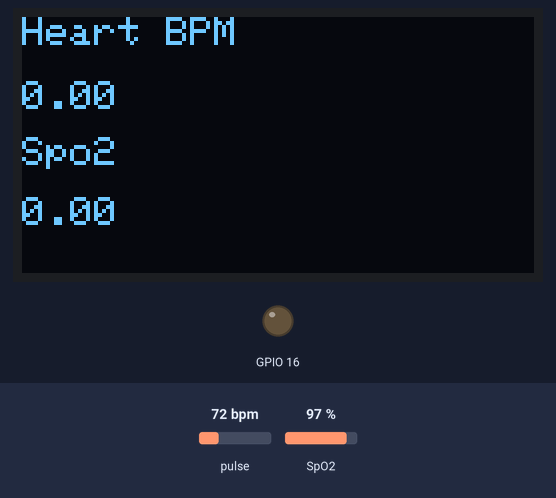
Recording of a sketch running on a simulated ESP8266 (NodeMCU). Parts: 128×64 one-colour display, output pins drawn as LEDs (lit = HIGH). The inputs (shaded band) are chosen by the test bench; at power-on: pulse 72 bpm, SpO2 97 %. WiFi joins after 1.5 s; servers stay silent unless stated; the local clock reads 2024-03-15 10:24:30 at power-on unless the sketch sets it; no MQTT or app messages arrive unless stated; what the sketch prints to the serial monitor is not drawn.

Above: at 1.7 s.
2.8 s: pulse set to 42 bpm
At 5.55 s:
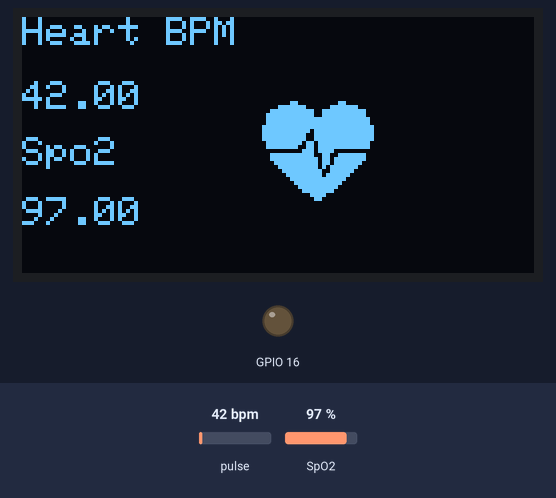
5.8 s: SpO2 set to 80 %
At 7.3 s:
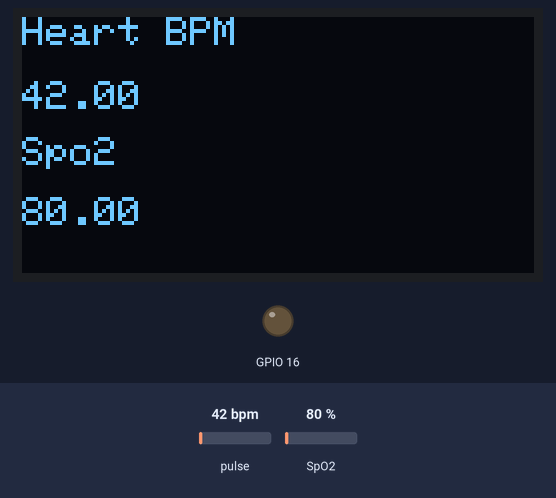
10.3 s: pulse set to 70 bpm
At 12.5 s:
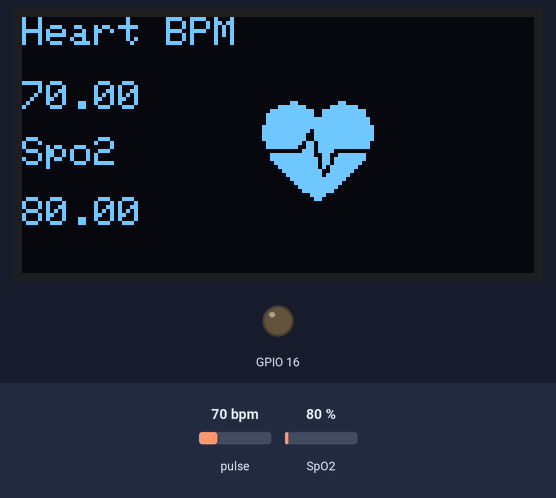
12.8 s: SpO2 set to 85 %
At 14.5 s:
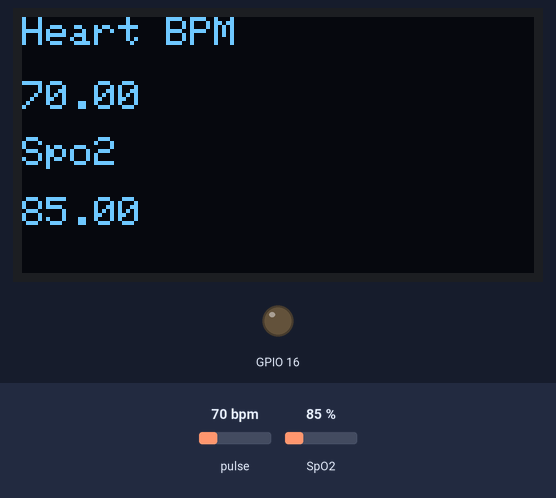
Timing chart, 0 to 16.0 s (numbered marks = the images above; inputs shaded):
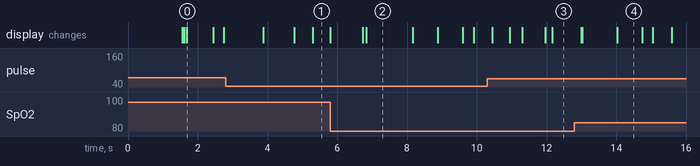

The sketch:

aws_iot.ino
```cpp
// (licence header left out)
#include <ESP8266WiFi.h>
#include <PubSubClient.h>
#define REPORTING_PERIOD_MS 1000
const char* ssid = "ACTFIBERNET";
const char* password = "act12345";


#include <OakOLED.h>

#include <Adafruit_GFX.h>
#include <Adafruit_GrayOLED.h>
#include <Adafruit_SPITFT.h>
#include <Adafruit_SPITFT_Macros.h>
#include <gfxfont.h>
#include <CircularBuffer.h>

//Pulse Heart Rate BPM and Oxygen SpO2 Monitor

#include <Wire.h>
#include "MAX30100_PulseOximeter.h"

#include <ESP8266WiFi.h>


#include "Wire.h"
#include "Adafruit_GFX.h"
#include "OakOLED.h"

#define REPORTING_PERIOD_MS 1000

OakOLED oled;


// Connections : SCL PIN - D1 , SDA PIN - D2 , INT PIN - D0
PulseOximeter pox;

float BPM, SpO2;

const unsigned char bitmap [] PROGMEM=
{
0x00, 0x00, 0x00, 0x00, 0x01, 0x80, 0x18, 0x00, 0x0f, 0xe0, 0x7f, 0x00, 0x3f, 0xf9, 0xff, 0xc0,
0x7f, 0xf9, 0xff, 0xc0, 0x7f, 0xff, 0xff, 0xe0, 0x7f, 0xff, 0xff, 0xe0, 0xff, 0xff, 0xff, 0xf0,
0xff, 0xf7, 0xff, 0xf0, 0xff, 0xe7, 0xff, 0xf0, 0xff, 0xe7, 0xff, 0xf0, 0x7f, 0xdb, 0xff, 0xe0,
0x7f, 0x9b, 0xff, 0xe0, 0x00, 0x3b, 0xc0, 0x00, 0x3f, 0xf9, 0x9f, 0xc0, 0x3f, 0xfd, 0xbf, 0xc0,
0x1f, 0xfd, 0xbf, 0x80, 0x0f, 0xfd, 0x7f, 0x00, 0x07, 0xfe, 0x7e, 0x00, 0x03, 0xfe, 0xfc, 0x00,
0x01, 0xff, 0xf8, 0x00, 0x00, 0xff, 0xf0, 0x00, 0x00, 0x7f, 0xe0, 0x00, 0x00, 0x3f, 0xc0, 0x00,
0x00, 0x0f, 0x00, 0x00, 0x00, 0x06, 0x00, 0x00, 0x00, 0x00, 0x00, 0x00, 0x00, 0x00, 0x00, 0x00
};

void onBeatDetected()
{
    Serial.println("Beat Detected!");
    oled.drawBitmap( 60, 20, bitmap, 28, 28, 1);
    oled.display();
}

// Find this awsEndpoint in the AWS Console: Manage - Things, choose your thing
// choose Interact, its the HTTPS Rest endpoint
const char* awsEndpoint = "a2h96oo4v0g553-ats.iot.us-east-2.amazonaws.com";

// For the two certificate strings below paste in the text of your AWS
// device certificate and private key:

// xxxxxxxxxx-certificate.pem.crt
static const char certificatePemCrt[] PROGMEM =
//-----BEGIN CERTIFICATE-----
R"EOF(MIIDWTCCAkGgAwIBAgIUBh7IBQk0jFyGelVXgaXZsJMgmJswDQYJKoZIhvcNAQEL
BQAwTTFLMEkGA1UECwxCQW1hem9uIFdlYiBTZXJ2aWNlcyBPPUFtYXpvbi5jb20g
SW5jLiBMPVNlYXR0bGUgU1Q9V2FzaGluZ3RvbiBDPVVTMB4XDTIxMTEyMjIwMjgw
OFoXDTQ5MTIzMTIzNTk1OVowHjEcMBoGA1UEAwwTQVdTIElvVCBDZXJ0aWZpY2F0
ZTCCASIwDQYJKoZIhvcNAQEBBQADggEPADCCAQoCggEBAMzVrfI5jO8yPtfCuqtW
w4GpZwvXNLSmoU0SgdvOSdD8i4xQUDoTlxu5Bq+IrpftLzLEmfVoVfMf27EbSBV9
fulVKOzqMgv296+b4d3LIH1yYYPrAGl7TpbCDkVlnQ/SnUvpXzum27hGo69nayLb
dnpG3ikaBzMCc+A0MqS9nFbmPitJvVDp8VRK9W6Pn0zDAsdpmeSfIoPXiL0C9mV1
yl1funNMS7YGV59dB2Ac/Z+L8E+nwnpKZKKaCEN9kkvdUs+9OZuUuXIkDzK9ftSE
y1QX84d/rYSLJliMwS4Q95jlNNdzNMsO8Ji044iTfgp+JaHcO0Jxrb86SzaBP7I+
QN8CAwEAAaNgMF4wHwYDVR0jBBgwFoAUCaInwyhUPRy/NgxId/6zQ/u9vukwHQYD
VR0OBBYEFAGp1SxzmmEBP06heJLEjDxrzThEMAwGA1UdEwEB/wQCMAAwDgYDVR0P
AQH/BAQDAgeAMA0GCSqGSIb3DQEBCwUAA4IBAQCrKqkjJZF3WBYtlYkErchDepJX
r6uCrqGnfgfivUcrZ0jKmeOVBw2xoPzH6Hx7DyMdOywQO/s71yIJYXNJ/7A1msmr
DqU3cVGLbNn0CSxpeP++okxJzgAVPIx6N9iR05HSNyFFwJ9cJCR19D4XYv8htteG
D9KrsmImc84+ft9jcgUSY6xaXcXOSUcNB5UTfyM8SNG7r+omdPw/zjc1Sq3ArXbQ
rnYgIf6IVMHYm2wa+a4ekK44QJleeqsz2KWeEla+YPepp2Hj1VPLet6fAGac13Op
z1I1XsAxPA7RyTxMjA6PSytUGOM1uHPazYTb00/tH+LN9Ufz1of8B/LMaSnB)EOF";
//-----END CERTIFICATE-----

// xxxxxxxxxx-private.pem.key
static const char privatePemKey[] PROGMEM =
// -----BEGIN RSA PRIVATE KEY-----
R"EOF(MIIEpQIBAAKCAQEAzNWt8jmM7zI+18K6q1bDgalnC9c0tKahTRKB285J0PyLjFBQ
OhOXG7kGr4iul+0vMsSZ9WhV8x/bsRtIFX1+6VUo7OoyC/b3r5vh3csgfXJhg+sA
aXtOlsIORWWdD9KdS+lfO6bbuEajr2drItt2ekbeKRoHMwJz4DQypL2cVuY+K0m9
UOnxVEr1bo+fTMMCx2mZ5J8ig9eIvQL2ZXXKXV+6c0xLtgZXn10HYBz9n4vwT6fC
ekpkopoIQ32SS91Sz705m5S5ciQPMr1+1ITLVBfzh3+thIsmWIzBLhD3mOU013M0
yw7wmLTjiJN+Cn4lodw7QnGtvzpLNoE/sj5A3wIDAQABAoIBAQC3oAr67aqxN+rs
Q05SkUpcr3+INtmx5PsO+7tcUDcOWYfENq9lEPDS0nDy5WYXHnLEYUjfnjQG6xVo
VNuvIDyockZo9J3+6dwrGmRGD3XF38cZmo9ZAEh4j+h5P9moOJf4WHKeKDwqm3Db
qqt5qSIyBdvdHs87ZER6xnBsDOrdXpeqfC+ZamkMpqDORtf4Qzmo3CK2QU5s0hnS
q5zLUMPZjUIbTfGmeORVpH5pZsyX5xcHWvKQRB++TgZZYluhKcmpZQeIoviun6ng
vy5FLjhbo2BcblFnbhmLowahpYrAUdIYLFe76dt21BBZiVDaeX+ma4ex+Q6w3H0f
5G8cAMMxAoGBAP4hHtYQap5wgS7bOKE135dOZmX5XEFa4Gd8ns1QG7b5hL2Jwylu
GHk2Kc+kK8x5k0K5t32ysQJj2veAnsf7WhKrRR+p6WDRrB480FTGgEggQ+3SWr5V
S5CJGCB5lMKrejo5PBYH1euHNsGRsBt7MyWOS8MqiWJP740ozpQgbkrXAoGBAM5X
qyCa/KPJ296vcAvd8OXDEkFKQZmQQA5yM+08NnvnlSq5JHl1BXFpzVixmwVGdhr3
haKppvzJQm/6C2se/mLlZKZ8+Ooti7Dnzc3feo9i45UdKjUbwXK1YgeBbdjz3UMo
2zXj8auoCr+o0q+TxDaQ0y8xPgOtiUeLXLQd6UE5AoGBAMwXm2U9r/Lo1cbkxnkq
BBTHIRO6jS3rpxdVjU/Ei02K3OE/t14ZjkwihLe+2HISHYNUFZo8nU4XFe75/AsN
wUwHAq+oTMa1/W4XVxUOik3io8tmyfvcEqDUiWzjV+ZzwujpuGjVCCds4zvYHkAj
1HLP8eaezdEH85JBeI6b8RfnAoGBAKKfX4SUAdcIaVvpArKnmYtLoaCJaIghswpv
oVMwqHQgwWRphEChJMgMrcVgPJ/8t2preAwKD0ydRdpAxC0JwU2qIxg/2GGfwb+M
AZxmrA5Dzr+fu7sdg+nm4DqwHCXnlJOwqIuheb9i8g25fUrZd8PVgktoUMrPQyl6
wXZHOKWpAoGAQ3nF7HY7yF5dE3GdAKhIt+KAe8ui0Ocs5EvAQNfcqfVZ4H7pXKGo
KhDCPUPHqVLZK/HC3d08+byER/sTrguyHys1ZIgc46e1i4LewSMXTgyAuoGvOGO9
BnBBx5OsO4+A56w444wc3pTCH2h2q2efkJU3XWpz7wgQ3JkZE6LJxok=)EOF";
// -----END RSA PRIVATE KEY-----

// This is the AWS IoT CA Certificate from:
// https://docs.aws.amazon.com/iot/latest/developerguide/managing-device-certs.html#server-authentication
// This one in here is the 'RSA 2048 bit key: Amazon Root CA 1' which is valid
// until January 16, 2038 so unless it gets revoked you can leave this as is:
static const char caPemCrt[] PROGMEM = R"EOF(
-----BEGIN CERTIFICATE-----
MIIDQTCCAimgAwIBAgITBmyfz5m/jAo54vB4ikPmljZbyjANBgkqhkiG9w0BAQsF
ADA5MQswCQYDVQQGEwJVUzEPMA0GA1UEChMGQW1hem9uMRkwFwYDVQQDExBBbWF6
b24gUm9vdCBDQSAxMB4XDTE1MDUyNjAwMDAwMFoXDTM4MDExNzAwMDAwMFowOTEL
MAkGA1UEBhMCVVMxDzANBgNVBAoTBkFtYXpvbjEZMBcGA1UEAxMQQW1hem9uIFJv
b3QgQ0EgMTCCASIwDQYJKoZIhvcNAQEBBQADggEPADCCAQoCggEBALJ4gHHKeNXj
ca9HgFB0fW7Y14h29Jlo91ghYPl0hAEvrAIthtOgQ3pOsqTQNroBvo3bSMgHFzZM
9O6II8c+6zf1tRn4SWiw3te5djgdYZ6k/oI2peVKVuRF4fn9tBb6dNqcmzU5L/qw
IFAGbHrQgLKm+a/sRxmPUDgH3KKHOVj4utWp+UhnMJbulHheb4mjUcAwhmahRWa6
VOujw5H5SNz/0egwLX0tdHA114gk957EWW67c4cX8jJGKLhD+rcdqsq08p8kDi1L
93FcXmn/6pUCyziKrlA4b9v7LWIbxcceVOF34GfID5yHI9Y/QCB/IIDEgEw+OyQm
jgSubJrIqg0CAwEAAaNCMEAwDwYDVR0TAQH/BAUwAwEB/zAOBgNVHQ8BAf8EBAMC
AYYwHQYDVR0OBBYEFIQYzIU07LwMlJQuCFmcx7IQTgoIMA0GCSqGSIb3DQEBCwUA
A4IBAQCY8jdaQZChGsV2USggNiMOruYou6r4lK5IpDB/G/wkjUu0yKGX9rbxenDI
U5PMCCjjmCXPI6T53iHTfIUJrU6adTrCC2qJeHZERxhlbI1Bjjt/msv0tadQ1wUs
N+gDS63pYaACbvXy8MWy7Vu33PqUXHeeE6V/Uq2V8viTO96LXFvKWlJbYK8U90vv
o/ufQJVtMVT8QtPHRh8jrdkPSHCa2XV4cdFyQzR1bldZwgJcJmApzyMZFo6IQ6XU
5MsI+yMRQ+hDKXJioaldXgjUkK642M4UwtBV8ob2xJNDd2ZhwLnoQdeXeGADbkpy
rqXRfboQnoZsG4q5WTP468SQvvG5
-----END CERTIFICATE-----
)EOF";

BearSSL::X509List client_crt(certificatePemCrt);
BearSSL::PrivateKey client_key(privatePemKey);
BearSSL::X509List rootCert(caPemCrt);

WiFiClientSecure wiFiClient;
void msgReceived(char* topic, byte* payload, unsigned int len);
PubSubClient pubSubClient(awsEndpoint, 8883, msgReceived, wiFiClient);

void setup() {
  Serial.begin(115200);
  oled.begin();
  WiFi.begin(ssid, password);
  Serial.print("Connecting to ");
  Serial.print(ssid);
  while (WiFi.status() != WL_CONNECTED) {
    Serial.print(".");
    delay(500);
  }

  Serial.println();
  Serial.print("Connected");
  Serial.print("IP Address: ");
  Serial.println(WiFi.localIP());                               //prints local IP address

  oled.clearDisplay();
  oled.setTextSize(1);
  oled.setTextColor(1);
  oled.setCursor(0, 0);

  oled.println("Initializing pulse oximeter..");
  oled.display();

  pinMode(16, OUTPUT);
//    Blynk.begin(auth, ssid, pass);

  Serial.print("Initializing Pulse Oximeter..");

  if (!pox.begin())
  {
       Serial.println("FAILED");
       oled.clearDisplay();
       oled.setTextSize(1);
       oled.setTextColor(1);
       oled.setCursor(0, 0);
       oled.println("FAILED");
       oled.display();
//         for(;;);
       Serial.println("hi");
  }

  else
  {
       oled.clearDisplay();
       oled.setTextSize(1);
       oled.setTextColor(1);
       oled.setCursor(0, 0);
       oled.println("SUCCESS");
       oled.display();
       Serial.println("SUCCESS");
       pox.setOnBeatDetectedCallback(onBeatDetected);
  }

  // The default current for the IR LED is 50mA and it could be changed by uncommenting the following line.
   pox.setIRLedCurrent(MAX30100_LED_CURR_7_6MA);

  // get current time, otherwise certificates are flagged as expired
  setCurrentTime();

  wiFiClient.setClientRSACert(&client_crt, &client_key);
  wiFiClient.setTrustAnchors(&rootCert);
}

unsigned long lastPublish = 0;
int msgCount;

void loop() {
  pox.update();
  BPM = pox.getHeartRate();
  SpO2 = pox.getSpO2();


  pubSubCheckConnect();

  if (millis() - lastPublish > REPORTING_PERIOD_MS) {
    Serial.print("Heart rate:");
    Serial.print(BPM);
    Serial.print(" SpO2:");
    Serial.print(SpO2);
    Serial.println(" %");

    oled.clearDisplay();
    oled.setTextSize(1);
    oled.setTextColor(1);
    oled.setCursor(0,16);
    oled.println(BPM);

    oled.setTextSize(1);
    oled.setTextColor(1);
    oled.setCursor(0, 0);
    oled.println("Heart BPM");

    oled.setTextSize(1);
    oled.setTextColor(1);
    oled.setCursor(0, 30);
    oled.println("Spo2");

    oled.setTextSize(1);
    oled.setTextColor(1);
    oled.setCursor(0,45);
    oled.println(SpO2);
    oled.display();
    String msg = String(BPM);
    pubSubClient.publish("outTopic", msg.c_str());
    Serial.print("Published: "); Serial.println(msg);
    lastPublish = millis();
  }
}

void msgReceived(char* topic, byte* payload, unsigned int length) {
  Serial.print("Message received on "); Serial.print(topic); Serial.print(": ");
  for (int i = 0; i < length; i++) {
    Serial.print((char)payload[i]);
  }
  Serial.println();
}

void pubSubCheckConnect() {
  if ( ! pubSubClient.connected()) {
    Serial.print("PubSubClient connecting to: "); Serial.print(awsEndpoint);
    while ( ! pubSubClient.connected()) {
      Serial.println(pubSubClient.state());
      Serial.print(".");
      pubSubClient.connect("ESPthing");
    }
    Serial.println(" connected");
    pubSubClient.subscribe("inTopic");
  }
  pubSubClient.loop();
}

void setCurrentTime() {
  configTime(3 * 3600, 0, "pool.ntp.org", "time.nist.gov");

  Serial.print("Waiting for NTP time sync: ");
  time_t now = time(nullptr);
  while (now < 8 * 3600 * 2) {
    delay(500);
    Serial.print(".");
    now = time(nullptr);
  }
  Serial.println("");
  struct tm timeinfo;
  gmtime_r(&now, &timeinfo);
  Serial.print("Current time: "); Serial.print(asctime(&timeinfo));
}
```

Measured:
- after the input at 5.8 s, the display: first differs from a run without the input after 1.0 s (image 2)
- after the input at 12.8 s, the display: changes after 0.20 s (image 4)
- what the display in image 0 shows lasts 0.7 s, from 1.7 s to 2.4 s
- what the display in image 2 shows lasts 1.4 s, from 6.8 s to 8.2 s
- what the display in image 4 shows lasts 0.7 s, from 14.0 s to 14.7 s
